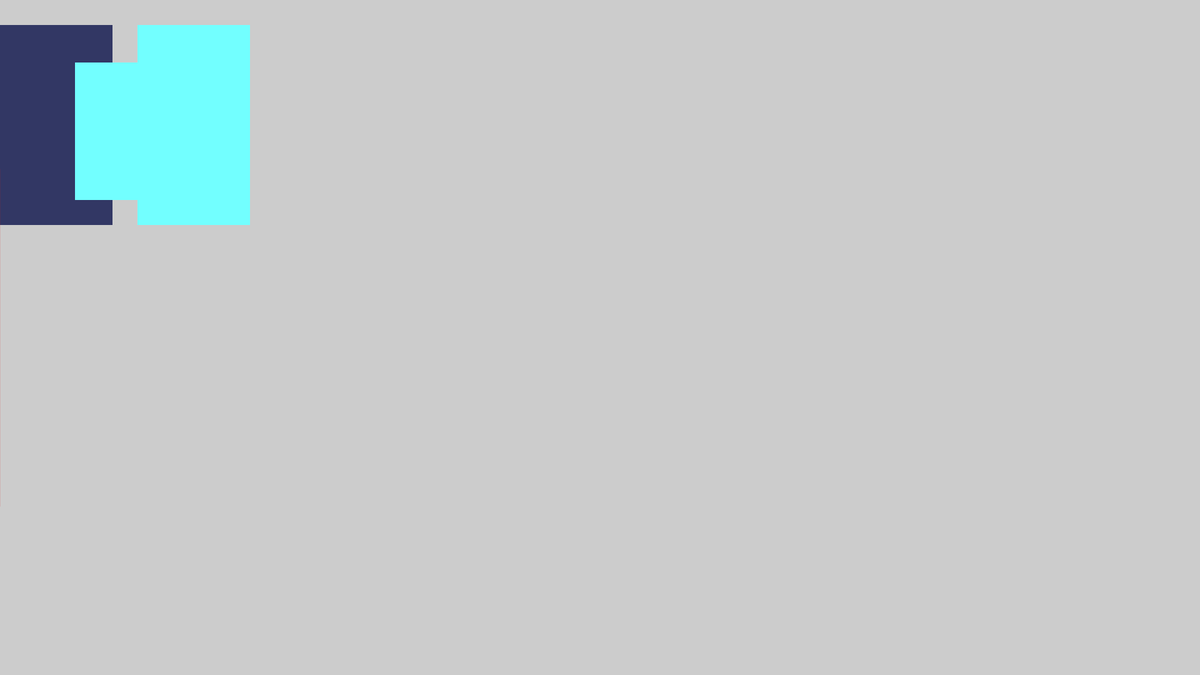
Frame 1 (no input)
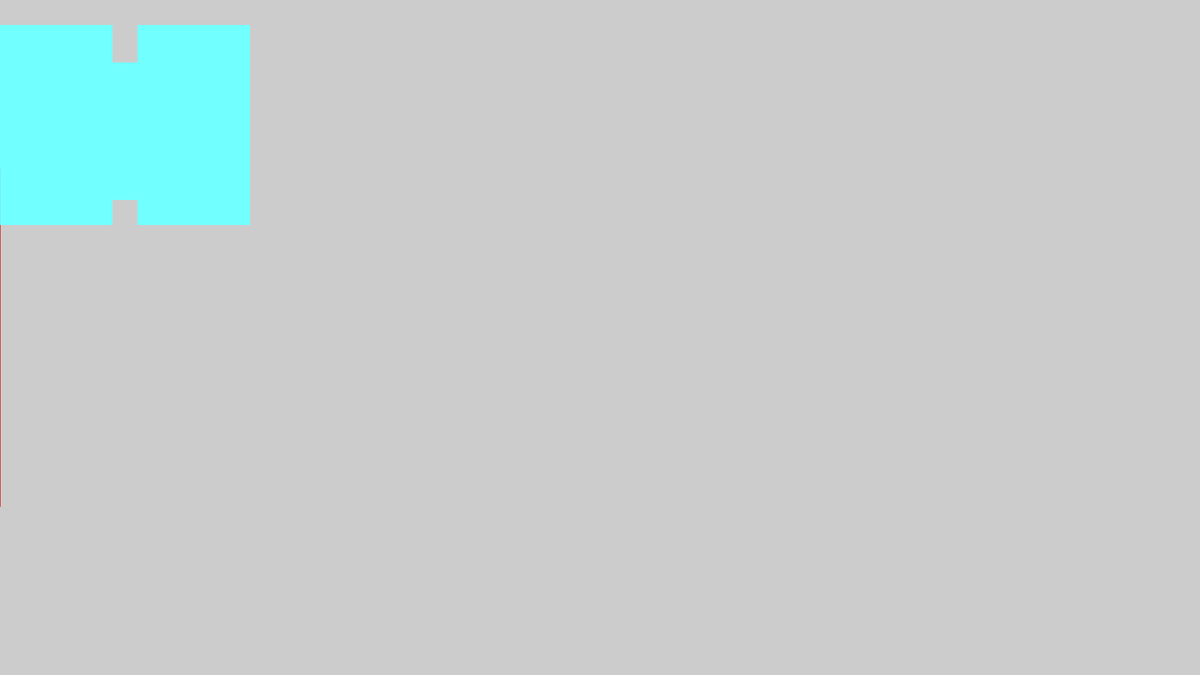
Frame 60 (the mouse pressed at the canvas centre just before this capture)
Frame 120 (the mouse held since frame 60 and released just before this capture): identical to frame 60, image omitted

The Processing sketch that drew these frames (run headless with seeded random() and noise(); from frame 60 on, the mouse is pressed at the canvas centre):

// Processing sketch: buttah_dog
// ── buttah_dog.pde
//Global Variables
int appWidth, appHeight;
float centerWidth, centerHeight, xStart, yStart, widthRect, heightRect;
color black=#000000, white=#FFFFFF, red=#E01B1B, green=#2BE01B;
color redNightMode=#F8FC00, greenNightMode=#FA0096;
float thick, thin;
Boolean grayScale=false, randomColour=false, blackBackground=false, nightMode=false;
//
void setup() {
  //Declare Display Geometry: square, landscape, portrait
  size(1920, 1080); //Use size for debugging
  //fullScreen(); //Use fullScreen for easy deployment
  appWidth = width;
  appHeight = height;
  //
  //Concatenation
  println("\t\t\tWidth="+width, "\tHeight="+height); //key variables
  println("Display Monitor:", "\twidth="+displayWidth, "& height="+displayHeight);
  //
  //Ternary Operator
  String ls="Landscape or Square", p="portrait", DO="Display Orientation", instruct="what the dog doin";
  //String orientation = ( appWidth >= appHeight ) ? ls : p;
  //println (DO, orientation);
  if ( appWidth < appHeight ) { //Declare Landscape Mode
    println(instruct);
  } else {
    //Fit CANVAS into Display Monitor
    if ( appWidth > displayWidth ) appWidth = 0; //CANVAS-width will not fit
    if ( appHeight > displayHeight ) appHeight = 0; //CANVAS-height will not fit
    if ( appWidth != 0 && appHeight != 0 ) {
      print("Display Geoemtry is Good to Go.");
    } else {
      println("Stop, you have violated the law");
    }
  }
  //
  //If ORIENTATION is wrong ... feedback to change it
  //if ( orientation==p ) println(instruct);
  //
  //Population
  centerWidth = appWidth * 1/2;
  centerHeight = appHeight * 1/2;
  xStart = centerWidth - ( appWidth * 1/4 ) ;
  yStart = centerHeight - ( appHeight * 1/4 ) ;
  ;
  widthRect = appWidth * 1/2;
  heightRect = appHeight * 1/2;
  thick = appWidth * 1/70;
  thin =  appWidth * 1/140;
} //End setup
//
void draw() {
  color c;  // Declare color 'c'
  noStroke();  // Don't draw a stroke around shapes

  // If no colorMode is specified, then the
  // default of RGB with scale of 0-255 is used.
  c = color(50, 55, 100);  // Create a color for 'c'
  fill(c);  // Use color variable 'c' as fill color
  rect(0, 40, 180, 320);  // Draw left rect

  colorMode(HSB, 100);  // Use HSB with scale of 0-100
  c = color(50, 55, 100);  // Update 'c' with new color
  fill(c);  // Use updated 'c' as fill color
  rect(220, 40, 180, 320);  // Draw right rect
  square(120, 100, 220); 
  if ( grayScale == true ) background(225); //Gray Scale 0-255
  //random(a, b)
  if ( randomColour == true ) background( color( random(0, 255), random(255), random(255) ) ); //color(r,g,b), Casting 
  //Night Mode

  //
  strokeWeight(thick); //noStroke()
  //Night Mode Decision
  if ( nightMode == true )
  {
    if ( blackBackground == true ) background(black);
    stroke(greenNightMode);
    fill(redNightMode);
  } else
  {
    stroke(red);
    fill(green);
  }
  rect(xStart, yStart, widthRect, heightRect);
  // Reset default
  fill(white);
  stroke(black);
  strokeWeight(1);
} //End draw
//
void keyPressed() {
  grayScale = false;
  randomColour = false;
  blackBackground = false;
  if ( key=='A' || key=='a' ) grayScale = true;
  if ( key=='S' || key=='s' ) randomColour = true;
  if ( key=='W' || key=='w' ) blackBackground = true;
} //End keyPressed
//
void mousePressed() {
  if ( mouseButton == LEFT ) nightMode = true;
  if ( mouseButton == RIGHT ) nightMode = false;
} //End mousePressed
//
// End Main Program
